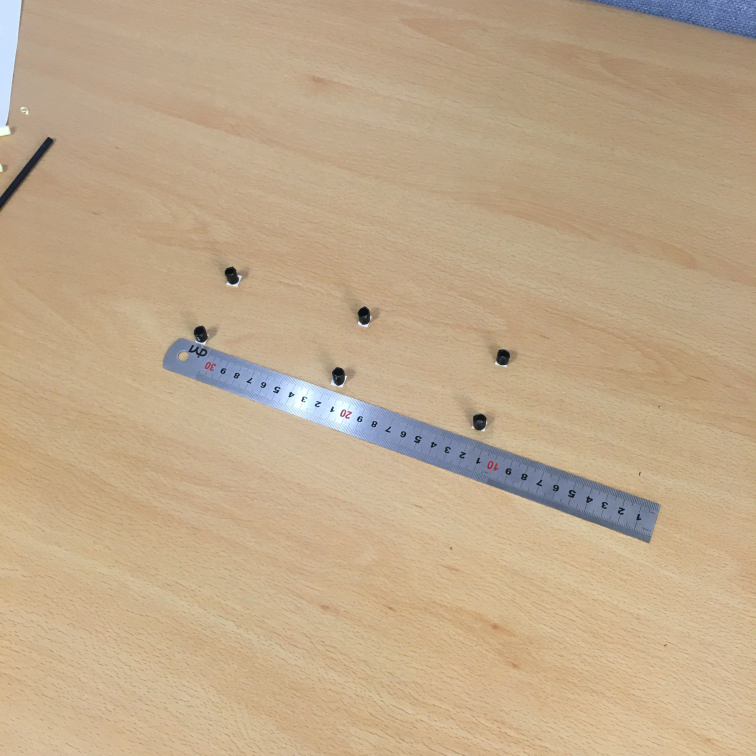
#> input picture scaffolding/solepads/square/solepad01.JPG, 3024 x 3024 px (shown at 1/4 size); its folder holds only this picture in this run
$ python SolepadsDetecting.py
#> lines starting #> are read from the running program, lines starting #| are printed output that depends on the picture; after the words box and inside, x2 and y2 are one past the last pixel; in counts of white or black regions, pixels touching at a corner belong together
import cv2
import numpy as np
import os
import matplotlib.pyplot as plt


def get_center_points(mask):
    contours, hierarchy = cv2.findContours(mask, cv2.RETR_TREE, cv2.CHAIN_APPROX_SIMPLE)
    pad_center = []
    for c in contours:
        # calculate moments for each contour
        M = cv2.moments(c)

        # calculate x,y coordinate of center
        cX = int(M["m10"] / M["m00"])
        cY = int(M["m01"] / M["m00"])
        pad_center.append([cX, cY])
        print(cX, cY)
        # [6 lines of commented-out code are left out]
    return pad_center


# input image in order calibration
INPUT_DIR = 'solepads/square'
PATH = os.path.join(os.getcwd(), INPUT_DIR)

images = os.listdir(PATH)
img = cv2.imread(os.path.join(PATH, images[0]))
#> img is the input picture: shape (3024, 3024, 3); mean B, G, R 139.2, 169.3, 192.5
# get shape of image
W, H, _ = img.shape
img = cv2.resize(img, (H // 4, W // 4))
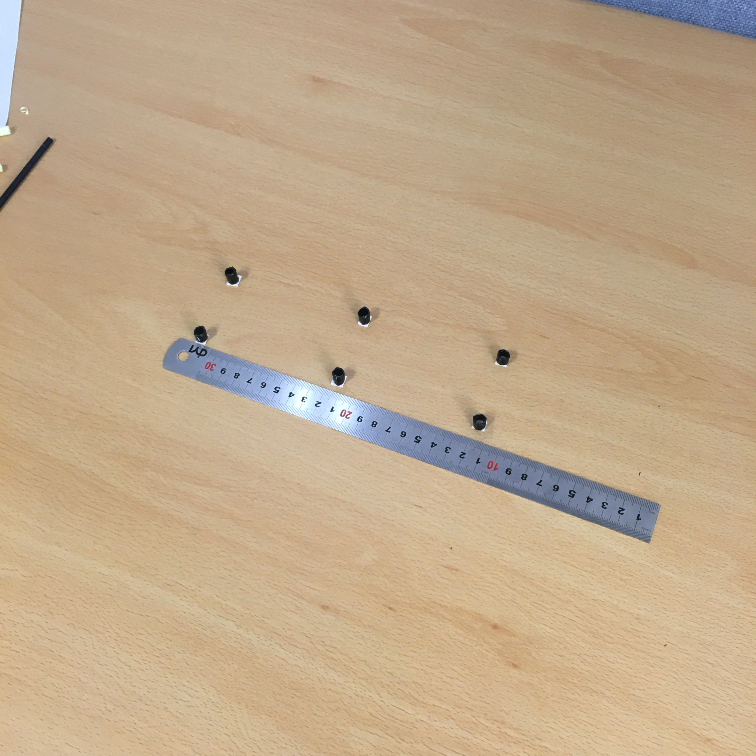
#> img: shape (756, 756, 3); mean B, G, R 139.3, 169.4, 192.7
img_rgb = cv2.cvtColor(img, cv2.COLOR_BGR2RGB)
img = cv2.GaussianBlur(img, (11, 11), 0)
# RGB [13,15,12]
minBGR = np.array([4, 4, 4])
maxBGR = np.array([45, 45, 45])

mask = cv2.inRange(img, minBGR, maxBGR)
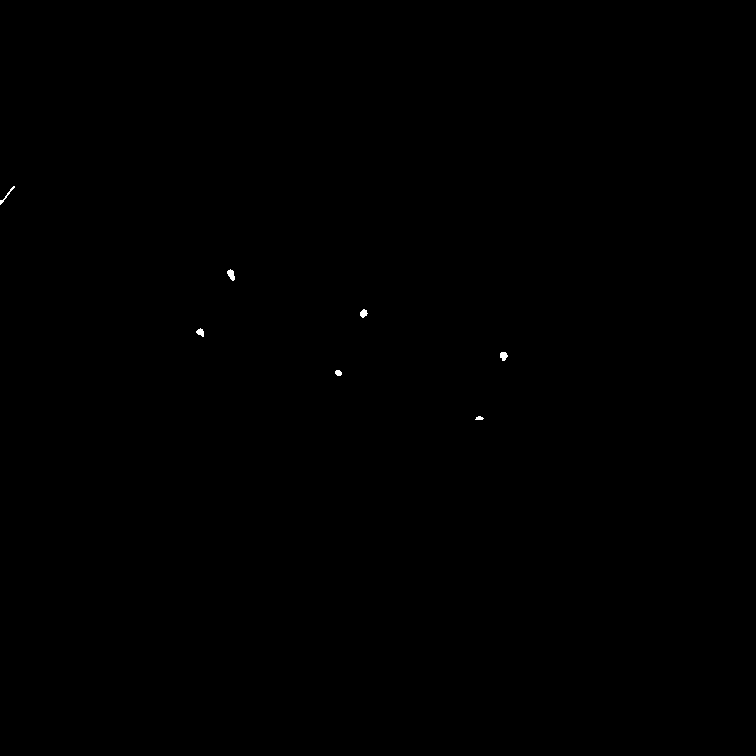
#> mask: shape (756, 756); 0.05% white; 7 white regions
# result = cv2.bitwise_and(nemo, nemo, mask=mask)
pnt = get_center_points(mask)
#> in get_center_points, `contours, hierarchy = cv2.findContours(mask, cv2.RETR_TREE, cv2.CHAIN_..`: contours = 7 contours, 1 with area under 20; largest, box (x1, y1, x2, y2) and area: (227, 269, 235, 281) 48, (500, 352, 508, 361) 40, (360, 309, 368, 318) 37, (196, 328, 204, 337) 34, (0, 186, 15, 205) 26, (335, 370, 342, 376) 25
#> the loop in get_center_points, `for c in contours:` made 7 passes
#> (cX, cY) on passes 1 to 7: (479, 417), (338, 372), (503, 355), (199, 331), (363, 312), (230, 274), (6, 194)
#> (printed output is left out)
#> after the loop in get_center_points, `for c in contours:`: pad_center = [[479, 417], [338, 372], [503, 355], [199, 331], [363, 312], [230, 274], [6, 194]]
#> pnt has the same summary as pad_center in get_center_points
for cor in pnt:
    cv2.circle(img_rgb, tuple(cor), 5, (255, 0, 0), -1)
    cv2.putText(img_rgb, "centroid", (cor[0] - 25, cor[1] - 25), cv2.FONT_HERSHEY_SIMPLEX, 0.9, (255, 255, 255), 2)
#> this loop made 7 passes
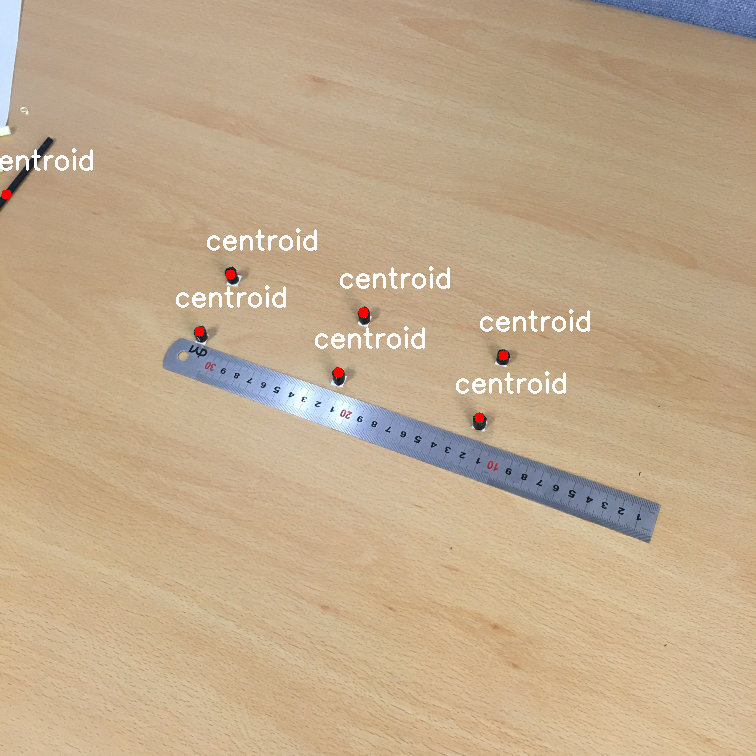
#> img_rgb: shape (756, 756, 3); mean R, G, B 193.5, 170.3, 140.5

plt.imshow(img_rgb)
plt.show()

plt.imshow(mask, cmap="gray")
plt.show()

$ run again, on scaffolding/solepads/square/solepad05.JPG
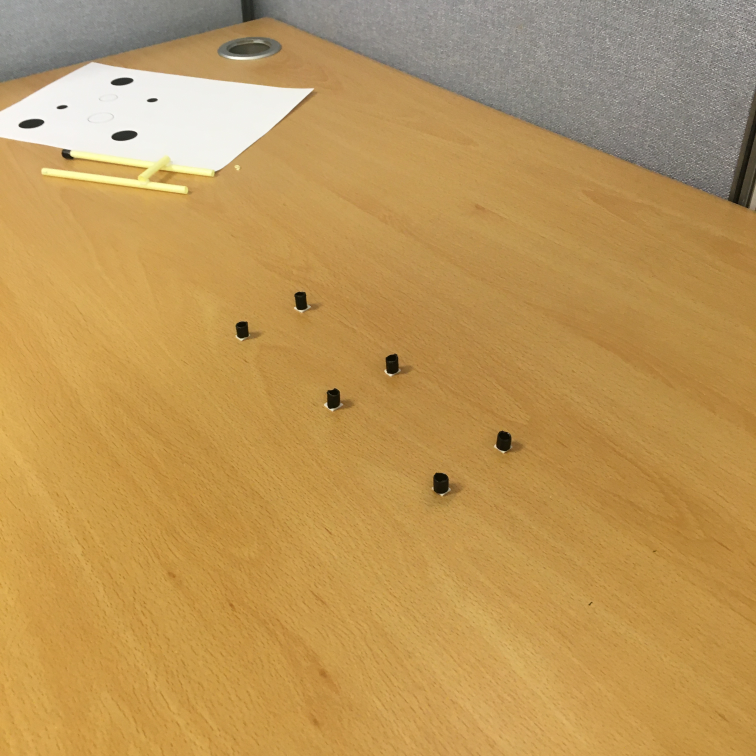
#> input picture scaffolding/solepads/square/solepad05.JPG, 3024 x 3024 px (shown at 1/4 size)
#> img is the input picture: shape (3024, 3024, 3); mean B, G, R 88.5, 150.1, 188.5
#> `mask = cv2.inRange(img, minBGR, maxBGR)`:
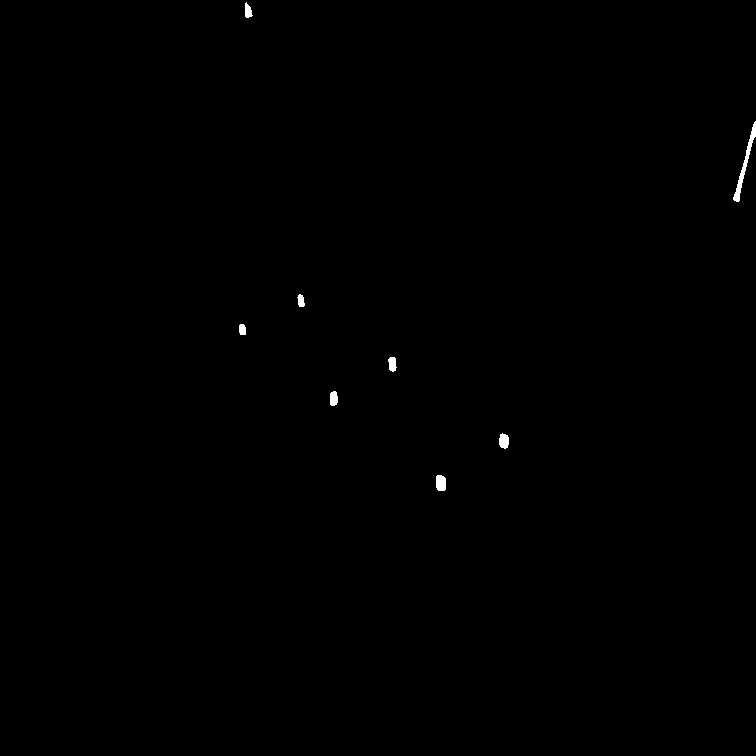
#> mask: shape (756, 756); 0.19% white; 8 white regions
#> contours = 8 contours; box (x1, y1, x2, y2) and area: (733, 121, 756, 202) 278, (436, 475, 446, 491) 126, (499, 433, 509, 449) 107, (330, 391, 338, 406) 86, (388, 357, 397, 372) 82, (245, 2, 253, 18) 68, (297, 294, 305, 307) 58, (239, 324, 246, 335) 55
#> the loop in get_center_points, `for c in contours:` made 8 passes
#> (cX, cY) on passes 1 to 8: (440, 482), (503, 440), (333, 398), (391, 363), (241, 329), (300, 300), (744, 164), (247, 10)
#> (printed output is left out)
#> after the loop in get_center_points, `for c in contours:`: pad_center = [[440, 482], [503, 440], [333, 398], [391, 363], [241, 329], [300, 300], [744, 164], [247, 10]]
#> pnt has the same summary as pad_center in get_center_points
#> the loop `for cor in pnt:` made 8 passes
#> after the loop `for cor in pnt:`:
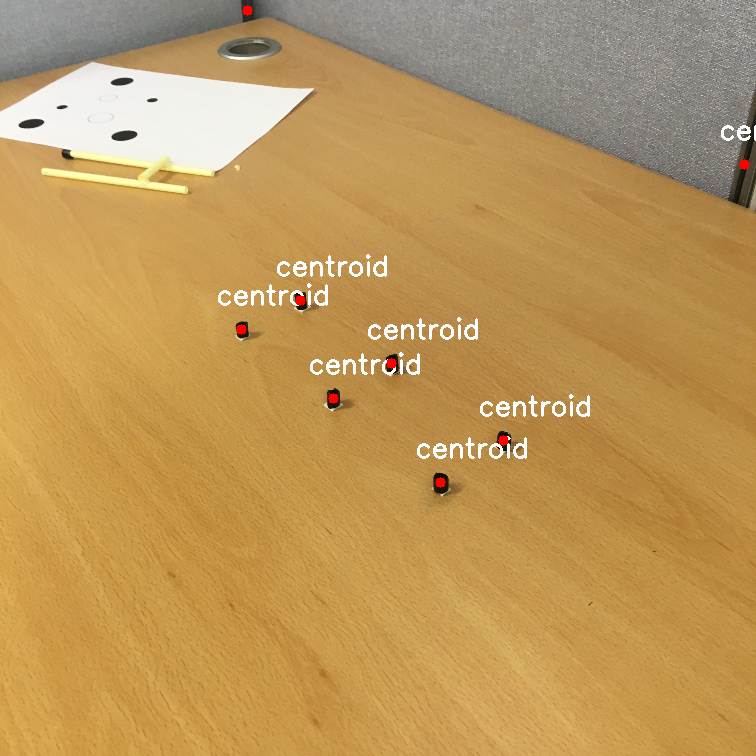
#> img_rgb: shape (756, 756, 3); mean R, G, B 189.5, 151.3, 90.2

$ run again, on scaffolding/solepads/square/solepad02.JPG
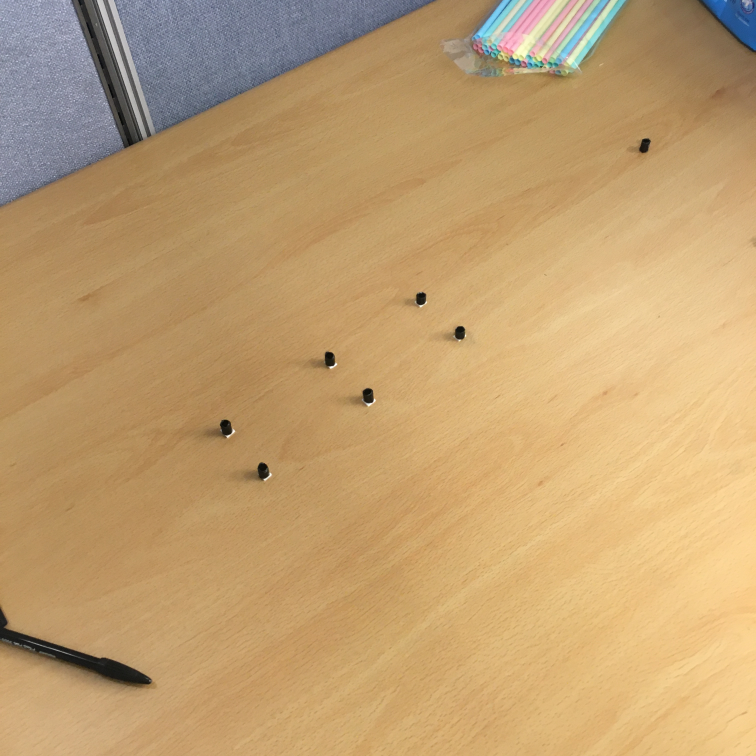
#> input picture scaffolding/solepads/square/solepad02.JPG, 3024 x 3024 px (shown at 1/4 size)
#> img is the input picture: shape (3024, 3024, 3); mean B, G, R 113, 159.3, 192.4
#> `mask = cv2.inRange(img, minBGR, maxBGR)`:
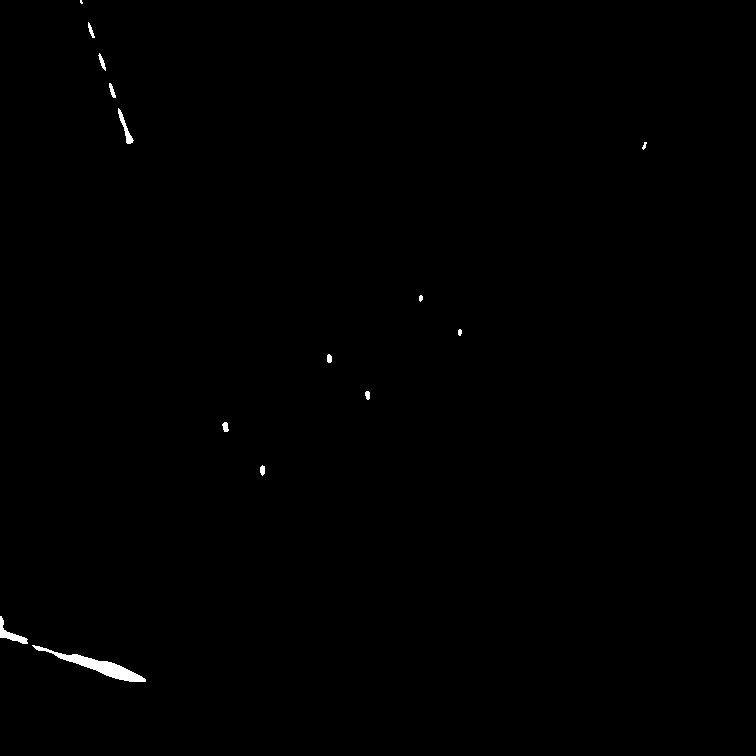
#> mask: shape (756, 756); 0.31% white; 14 white regions (1 under 20 px)
#> contours = 14 contours, 4 with area under 20; largest, box (x1, y1, x2, y2) and area: (32, 645, 146, 682) 871, (0, 616, 28, 644) 195, (118, 108, 134, 144) 123, (98, 53, 106, 71) 39, (222, 422, 229, 432) 38
#> the loop in get_center_points, `for c in contours:` made 14 passes
#> (cX, cY) on passes 1 to 8: (99, 666), (10, 634), (262, 469), (225, 426), (367, 394), (328, 358), (459, 331), (420, 297)
#> (printed output is left out)
#> after the loop in get_center_points, `for c in contours:`: pad_center = [[99, 666], [10, 634], [262, 469], [225, 426], [367, 394], [328, 358], [459, 331], [420, 297], [644, 145], [125, 128], [111, 90], [101, 61], [90, 30], [80, 1]]
#> pnt has the same summary as pad_center in get_center_points
#> the loop `for cor in pnt:` made 14 passes
#> after the loop `for cor in pnt:`:
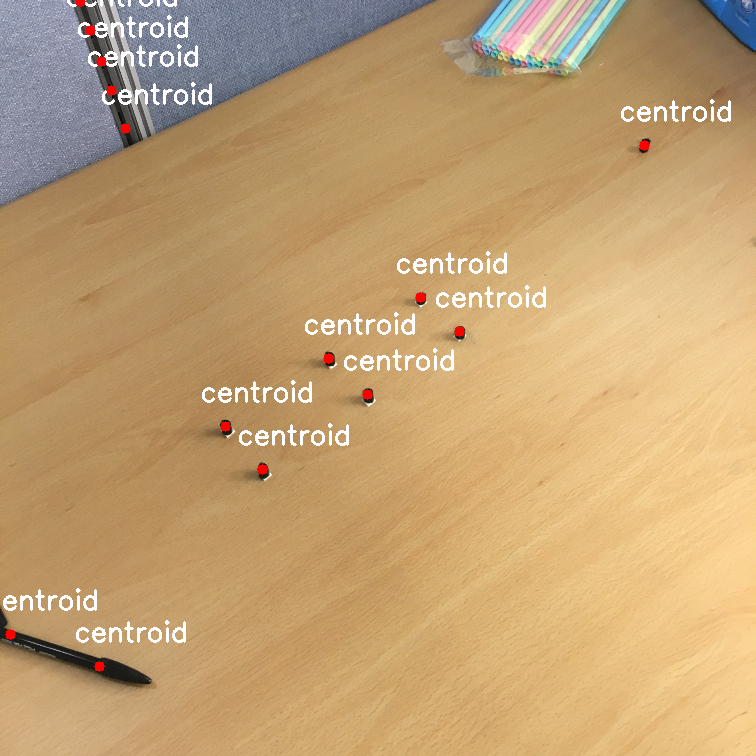
#> img_rgb: shape (756, 756, 3); mean R, G, B 194.4, 161.2, 115.5

$ run again, on scaffolding/solepads/square/solepad03.JPG
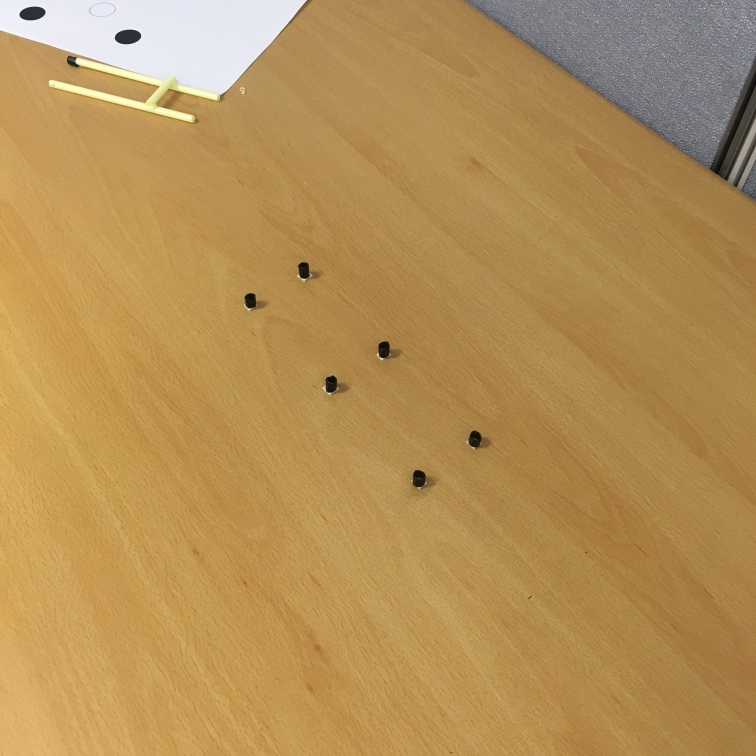
#> input picture scaffolding/solepads/square/solepad03.JPG, 3024 x 3024 px (shown at 1/4 size)
#> img is the input picture: shape (3024, 3024, 3); mean B, G, R 86.7, 144.4, 180.6
#> `img = cv2.resize(img, (H // 4, W // 4))`:
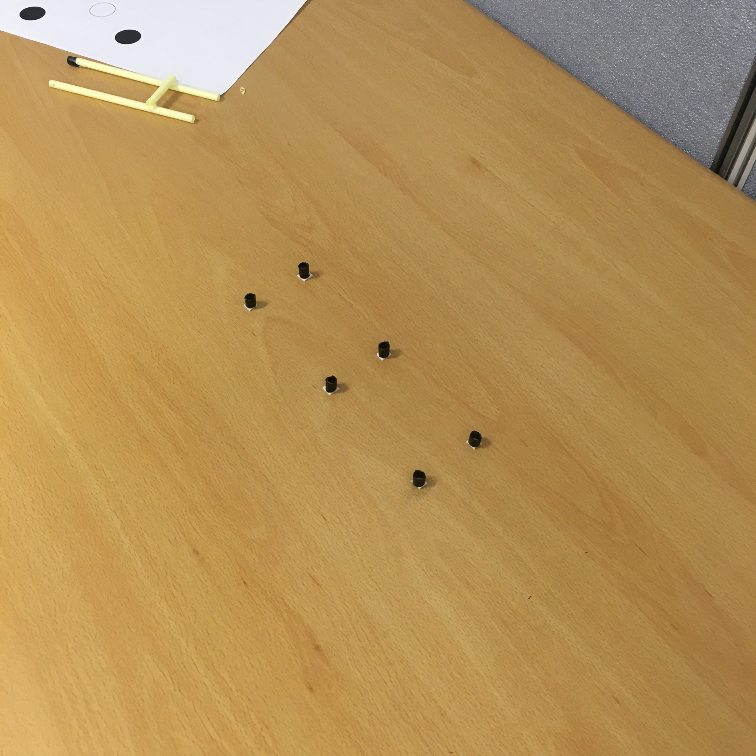
#> img: shape (756, 756, 3); mean B, G, R 86.8, 144.5, 180.7
#> mask: shape (756, 756); 0.17% white; 7 white regions
#> contours = 7 contours; box (x1, y1, x2, y2) and area: (713, 75, 756, 173) 472, (415, 472, 423, 484) 59, (381, 344, 388, 356) 52, (472, 433, 479, 444) 52, (328, 378, 335, 390) 51, (301, 265, 307, 276) 42, (247, 296, 254, 305) 38
#> the loop in get_center_points, `for c in contours:` made 7 passes
#> (cX, cY) on passes 1 to 7: (418, 477), (474, 438), (331, 383), (383, 348), (250, 299), (303, 269), (734, 128)
#> (printed output is left out)
#> after the loop in get_center_points, `for c in contours:`: pad_center = [[418, 477], [474, 438], [331, 383], [383, 348], [250, 299], [303, 269], [734, 128]]
#> pnt has the same summary as pad_center in get_center_points
#> the loop `for cor in pnt:` made 7 passes
#> after the loop `for cor in pnt:`:
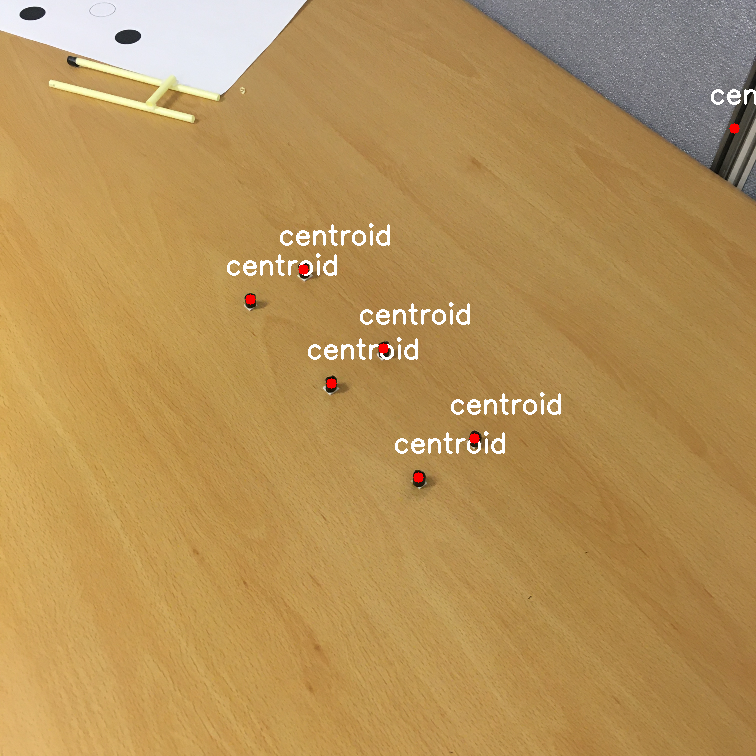
#> img_rgb: shape (756, 756, 3); mean R, G, B 181.7, 145.6, 88.4
